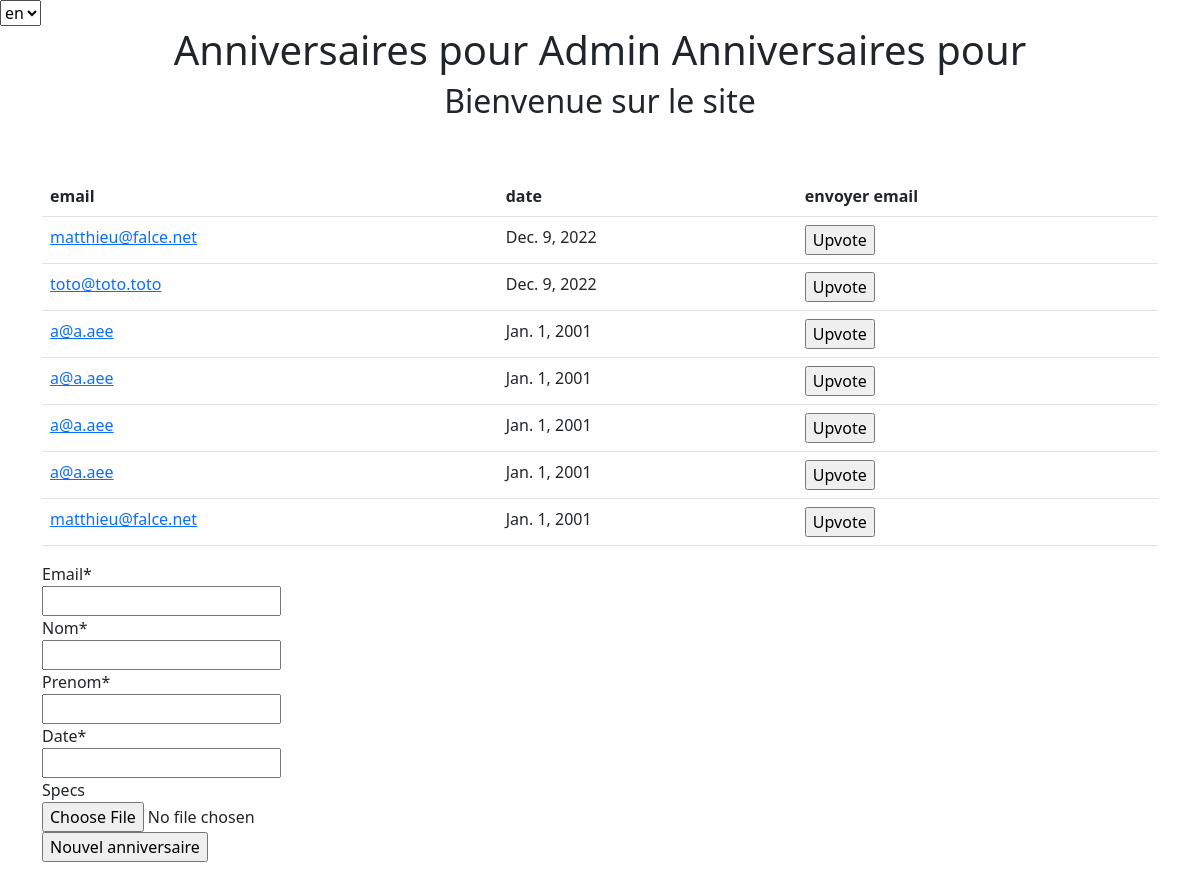
The app's page / (signed in) with its own data.
### rappel_date/models.py (models this page shows, shortened)
class Anniversaire(models.Model):
    owner = models.ForeignKey(
        settings.AUTH_USER_MODEL,
        on_delete=models.CASCADE,
    )
    email = models.EmailField()
    nom = models.CharField(max_length=50)
    prenom = models.CharField(max_length=50)
    date = models.DateField()
    specs = models.FileField(upload_to="annivs", null=True, blank=True)
    @classmethod
    def get_allowed_for_user(cls, user):
        if user.is_superuser:
            anniversaires = cls.objects.all()
        else:
            anniversaires = cls.objects.filter(owner=user)
        return anniversaires

### rappel_date/views.py (the view)
# urls.py: path("", login_required(views.index), name="index"),
def index(request):
    if request.method == "POST":
        form = AnniversaireForm(request.POST)
        if form.is_valid():
            anniversaire = form.save(commit=False)
            anniversaire.owner = request.user
            anniversaire.save()
    else:
        form = AnniversaireForm(initial={"owner": request.user})
    anniversaires = Anniversaire.get_allowed_for_user(request.user)
    context = {
        "request": request,
        "anniversaires": anniversaires,
        "form": form,
        "message": _("Bienvenue sur le site"),
    }
    return render(request, "rappel_date/index.html", context)

### rappel_date/forms.py
class AnniversaireForm(ModelForm):
    class Meta:
        model = Anniversaire
        exclude = ["owner"]

### rappel_date/templates/rappel_date/index.html (shortened to what this page needs)
{% extends 'rappel_date/base.html' %}
{% load crispy_forms_tags %}
{% load i18n %}
{% block "main_content" %}
<main role="main">
    <div class="header-content">
        <form action="{% url 'set_language' %}" method="post">
            <select class="selectpicker" name="language" style="width: auto;" onchange="this.form.submit()">
                {% get_current_language as LANGUAGE_CODE %}
                {% get_available_languages as LANGUAGES %}
                {% get_language_info_list for LANGUAGES as languages %}
                {% for language in languages %}
                <option value="{{ language.code }}"
                    data-content='<img src="/static/images/flags/{{ language.code }}.gif"'>
                    {{ language.code }}
                </option>
                {% endfor %}
            </select>
        </form>
    </div>
    <section class="jumbotron text-center">
        <div class="container">
            <h1 class="jumbotron-heading">
                Anniversaires pour {{ request.user.username | capfirst}}
            </h1>
            <h2>{{ message }}</h2>
    </section>
    <div class=" py-5 ">
        <div class="container">
            <div class="row">
                <div class="col-md-12">
                    <table class="table">
                        {% include "rappel_date/parts/table_head.html" %}
                        <tbody>
                            {% for anniversaire in anniversaires %}
                            {% include "rappel_date/parts/table_line.html" %}
                            {% endfor %}
                        </tbody>
                    </table>
                    <form action="" method="POST">
                        {{ form | crispy }}
                        <input type="submit" name="create" value="Nouvel anniversaire" />
                    </form>
                </div>
            </div>
        </div>
    </div>
</main>
{% endblock "main_content" %}

### rappel_date/templates/rappel_date/base.html (shortened to what this page needs)
{% load static %}
<!DOCTYPE html>
<html lang="en">
<head>
    <link href="{% static 'rappel_date/bootstrap.min.css' %}" rel="stylesheet">
    <link rel="stylesheet" href="https://cdn.jsdelivr.net/npm/bootstrap-icons@1.10.2/font/bootstrap-icons.css">
</head>
<body>
    {% block "main_content" %}{% endblock %}
</body>
</html>

### rappel_date/templates/rappel_date/parts/table_head.html
<thead>
    <tr>
        <th scope="col">email</th>
        <th scope="col">date</th>
        <th scope="col">envoyer email</th>
    </tr>
</thead>

### rappel_date/templates/rappel_date/parts/table_line.html (shortened to what this page needs)
<tr>
    <td>
        <a href="{% url 'anniversaire:details' anniversaire.pk anniversaire.nom %}">{{anniversaire.email}}</a>
    </td>
    <td>{{anniversaire.date}}</td>
    <td>
        <form action="{% url 'anniversaire:notify' anniversaire.pk %}" method="post">
            <input type="submit" name="upvote" value="Upvote" />
        </form>
    </td>
</tr>

### records on screen
Anniversaire: email "matthieu@falce.net", date "Dec. 9, 2022"
Anniversaire: email "toto@toto.toto", date "Dec. 9, 2022"
Anniversaire: email "a@a.aee", date "Jan. 1, 2001"
Anniversaire: email "a@a.aee", date "Jan. 1, 2001"
Anniversaire: email "a@a.aee", date "Jan. 1, 2001"
Anniversaire: email "a@a.aee", date "Jan. 1, 2001"
Anniversaire: email "matthieu@falce.net", date "Jan. 1, 2001"

### other values on screen
{{ request.user.username | capfirst }} "Admin"
{{ message }} "Bienvenue sur le site"
form field language "en"
